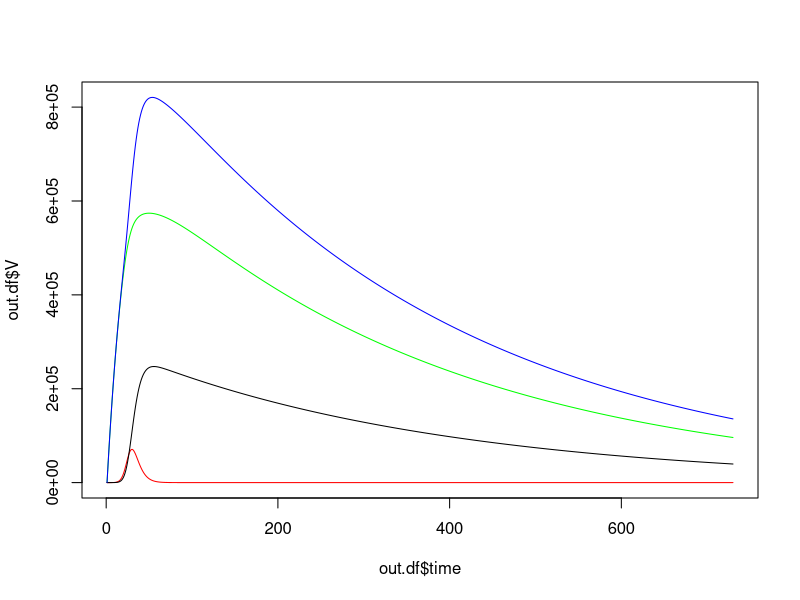

Source code (R):
# ------------------------------------------------------------------------------
# Model to explore how DIVA helps target culling
# ------------------------------------------------------------------------------

# Libraries --------------------------------------------------------------------
library(deSolve)

# Parameters -------------------------------------------------------------------
N = 1e6
gamma = 1 / 5
mu = 1 / 365
beta = 1 / 1000000
p = 0
v = 1 / 30

# Model ------------------------------------------------------------------------
mod_eqn <- function(time, state, parameters){
  with(as.list(c(state, parameters)),{
    dS = -(beta/((S + I + R)^p))*S*I -v*S -mu*S
    dI = (beta/((S + I + R)^p))*S*I -gamma*I -mu*I
    dR = gamma*I -mu*R
    dV = v*S -mu*V
    return(list(c(dS, dI, dR, dV)))})}
parameters <- c(gamma = gamma, beta = beta, mu = mu, p = p)
init <- c(S = N - 1,
          I = 1,
          R = 0,
          V = 0)
times <- seq(1, 730, 1)
out <- ode(y=init, times=times, mod_eqn, parms=parameters)
out.df <- as.data.frame(out)
plot(out.df$time, out.df$V, type='l', ylim=c(0, max(out.df$V, out.df$I, out.df$R, out.df$V + out.df$R)), col='green')
lines(out.df$time, out.df$I, type='l', col='red')
lines(out.df$time, out.df$R, type='l', col='black')
lines(out.df$time, out.df$R + out.df$V, col='blue')
